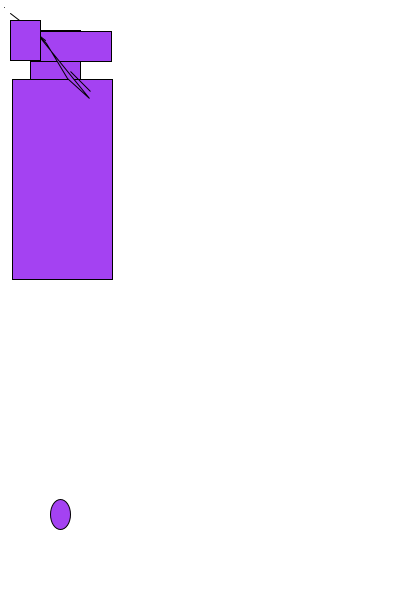
Frame 1 (no input)
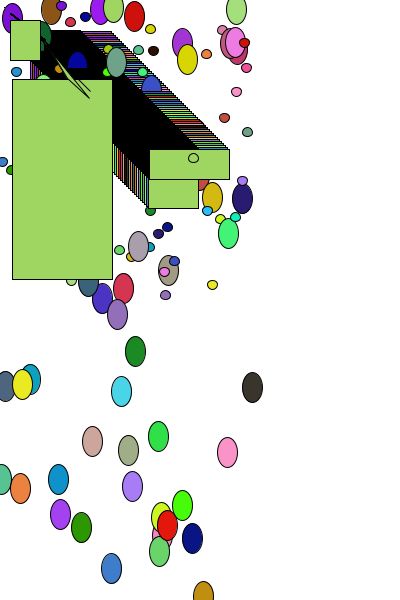
Frame 60 (the mouse pressed at the canvas centre just before this capture)
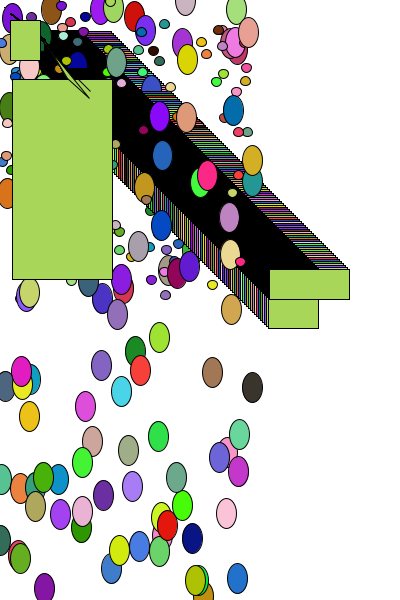
Frame 120 (the mouse held since frame 60 and released just before this capture)

The Processing sketch that drew these frames (run headless with seeded random() and noise(); from frame 60 on, the mouse is pressed at the canvas centre):

// Processing sketch: processing_99051
// ── processing_99051.pde

float ballY = 30;
float ballYSpeed = 1;
float ballX = 30;
float ballXSpeed = 1;

void setup()
{
  size(400, 600);
  background(255, 255, 255);
  smooth();
  frameRate(60);

}

void draw()
{ 
fill(random(255),random(255),random(255));
ellipse(random(255),random(600),20,30);
rect(ballY,ballX,50,60);
ballY = ballY + ballYSpeed;
ballX = ballX + ballXSpeed;
rect(ballY,ballX,80,30);
ballY = ballY + ballYSpeed;
ballX = ballX + ballXSpeed;
ellipse(random(255),random(300),10,9);
rect(12,79,100,200);
triangle(90,91,80,81,70,71);
point(4,7);
line(45,40,10,13);
quad(67,78,46,43,29,24,89,98);
rect(10,20,30,40);
}
